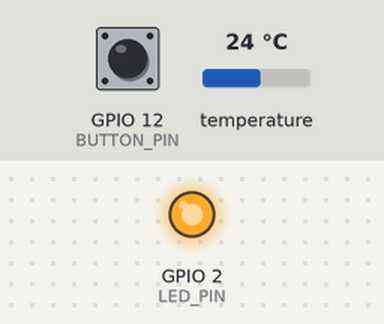
Recording of a sketch running on a simulated ESP32. Parts: output pins drawn as LEDs (lit = HIGH). The test bench sets the inputs (shaded band); at power-on: GPIO 12 (BUTTON_PIN) HIGH, temperature 24 °C. WiFi joins after 1.5 s; servers stay silent unless stated; no MQTT or app messages arrive unless stated; what the sketch prints to the serial monitor is not drawn.

Above: at 7.9 s.
8.0 s: GPIO 12 (BUTTON_PIN) pulled LOW for 1 s
At 9.9 s:
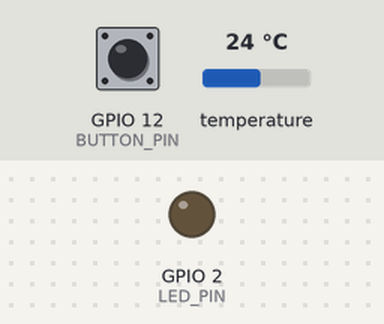
10.5 s: GPIO 12 (BUTTON_PIN) pulled LOW for 0.15 s
At 11.7 s:
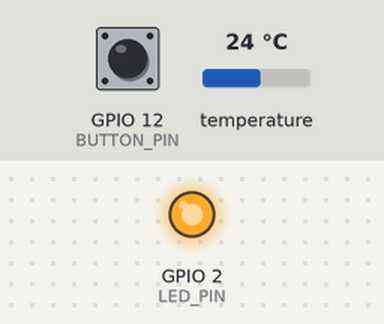
12.1 s: GPIO 12 (BUTTON_PIN) pulled LOW for 3.2 s
At 13.6 s:
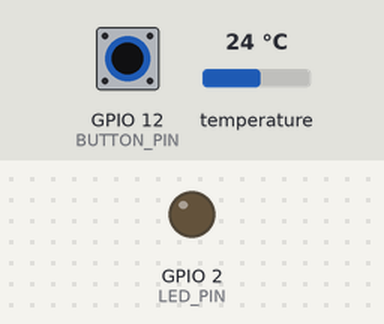
Timing chart, 0 to 15.1 s (numbered marks = the images above; inputs shaded):
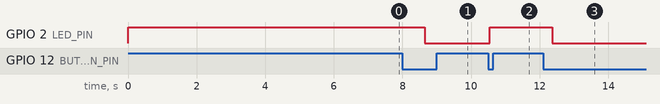

The sketch:

smart_pot.ino
```cpp
#include <WiFi.h>
#include <PubSubClient.h>
#include <OneWire.h>
#include <DallasTemperature.h>

const char* ssid = "YOUR_WIFI_SSID"; // Change to your WiFi network name
const char* password = "YOUR_WIFI_PASSWORD"; // Change to your WiFi password

const char* mqtt_server = "YOUR_MQTT_BROKER_IP"; // MQTT broker IP address (e.g., 192.168.1.100)
const int mqtt_port = 1883;
const char* mqtt_topic = "esp32/temperature";

#define ONE_WIRE_BUS 4
OneWire oneWire(ONE_WIRE_BUS);
DallasTemperature sensors(&oneWire);

#define BUTTON_PIN 12
#define LED_PIN 2

WiFiClient espClient;
PubSubClient mqtt(espClient);

unsigned long lastSend = 0;
const unsigned long SEND_INTERVAL = 1000;
bool isWorking = true;
bool lastButtonState = HIGH;

void setupWiFi() {
  Serial.print("Підключення до WiFi");
  WiFi.begin(ssid, password);

  while (WiFi.status() != WL_CONNECTED) {
    delay(500);
    Serial.print(".");
  }

  Serial.println();
  Serial.print("WiFi підключено! IP: ");
  Serial.println(WiFi.localIP());
}

void reconnectMQTT() {
  while (!mqtt.connected()) {
    Serial.print("Підключення до MQTT...");

    if (mqtt.connect("ESP32_SmartPot")) {
      Serial.println(" підключено!");
    } else {
      Serial.print(" помилка, rc=");
      Serial.print(mqtt.state());
      Serial.println(" повтор через 5 сек");
      delay(5000);
    }
  }
}

void setup() {
  Serial.begin(115200);
  Serial.println("\n=== Розумна Каструля ===");

  pinMode(BUTTON_PIN, INPUT_PULLUP);
  pinMode(LED_PIN, OUTPUT);
  digitalWrite(LED_PIN, HIGH);

  sensors.begin();
  Serial.print("Знайдено датчиків: ");
  Serial.println(sensors.getDeviceCount());

  Serial.println("Стабілізація датчика...");
  for (int i = 0; i < 3; i++) {
    sensors.requestTemperatures();
    delay(1000);
  }
  Serial.println("Датчик готовий!");

  setupWiFi();
  mqtt.setServer(mqtt_server, mqtt_port);
}

void loop() {
  if (WiFi.status() != WL_CONNECTED) {
    setupWiFi();
  }

  if (!mqtt.connected()) {
    reconnectMQTT();
  }
  mqtt.loop();

  bool buttonState = digitalRead(BUTTON_PIN);
  if (buttonState == LOW && lastButtonState == HIGH) {
    delay(50);
    if (digitalRead(BUTTON_PIN) == LOW) {
      isWorking = !isWorking;
      digitalWrite(LED_PIN, isWorking ? HIGH : LOW);

      Serial.print("Кнопка натиснута, статус: ");
      Serial.println(isWorking ? "Працює" : "Зупинено");

      String statusJson = "{";
      statusJson += "\"status\":\"" + String(isWorking ? "working" : "stopped") + "\",";
      statusJson += "\"rssi\":" + String(WiFi.RSSI());
      statusJson += "}";
      mqtt.publish(mqtt_topic, statusJson.c_str());
    }
  }
  lastButtonState = buttonState;

  if (isWorking) {
    unsigned long now = millis();
    if (now - lastSend >= SEND_INTERVAL) {
      lastSend = now;

      sensors.requestTemperatures();
      float temp = sensors.getTempCByIndex(0);

      if (temp == DEVICE_DISCONNECTED_C) {
        Serial.println("Помилка: датчик не підключено!");
        return;
      }

      String json = "{";
      json += "\"temperature\":" + String(temp, 2) + ",";
      json += "\"rssi\":" + String(WiFi.RSSI()) + ",";
      json += "\"status\":\"working\"";
      json += "}";

      if (mqtt.publish(mqtt_topic, json.c_str())) {
        Serial.print("📤 ");
        Serial.println(json);
      } else {
        Serial.println("❌ Помилка відправки");
      }
    }
  }
}
```

Measured:
- after the input at 8.0 s, GPIO 2 (LED_PIN): HIGH → LOW after 0.64 s
- after the input at 10.5 s, GPIO 2 (LED_PIN): LOW → HIGH after 0.05 s
- after the input at 12.1 s, GPIO 2 (LED_PIN): HIGH → LOW after 0.27 s
